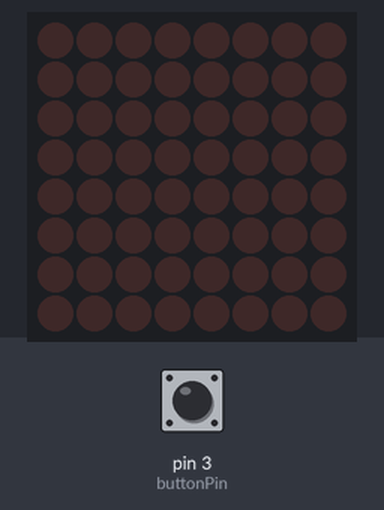
This sketch was run on a simulated Arduino Uno, built with avr-gcc and run on an emulated ATmega328P. Shown: 8×8 LED matrix. The test bench sets the inputs (shaded band); at power-on: pin 3 (buttonPin) LOW. Random numbers use the default seed unless the sketch sets one.

Above: at 1.2 s.
1.3 s: pin 3 (buttonPin) pulled HIGH for 1 s
At 2.8 s:
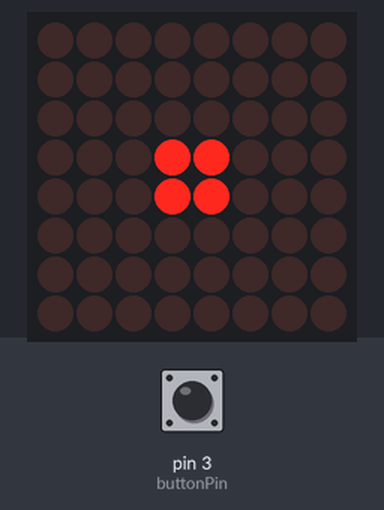
4.3 s: pin 3 (buttonPin) pulled HIGH for 0.15 s
At 4.9 s:
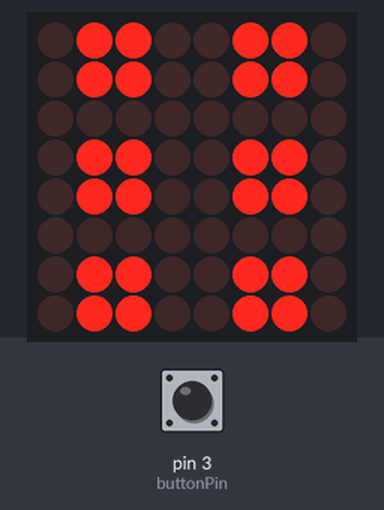
5.9 s: pin 3 (buttonPin) pulled HIGH for 3.2 s
At 9.8 s:
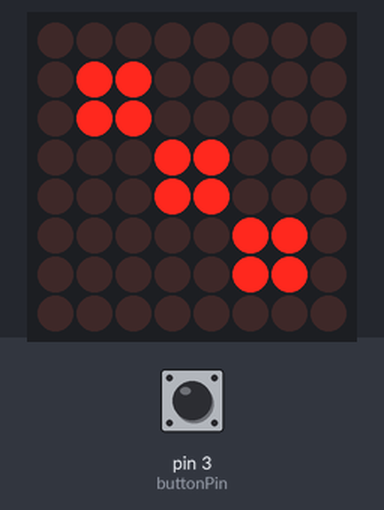
10.6 s: pin 3 (buttonPin) pulled HIGH for 3.2 s
At 12.66 s:
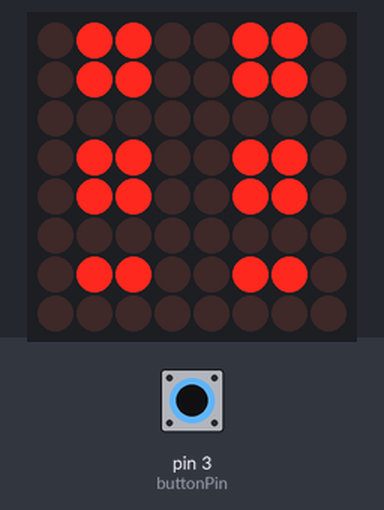
15.3 s: pin 3 (buttonPin) driven HIGH
At 18.01 s:
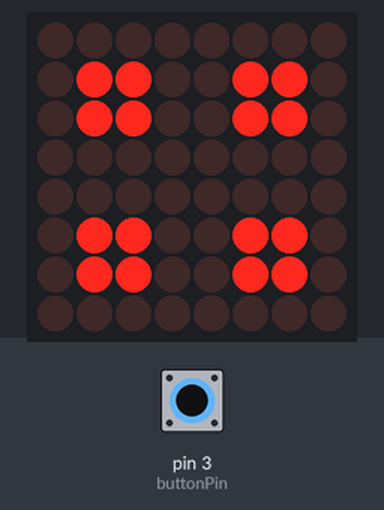

Measured:
- after the input at 4.3 s, the display: first changes at once (image 2 shows a later state)
- after the input at 5.9 s, the display: first changes after 0.16 s (image 3 shows a later state)
- after the input at 10.6 s, the display: first changes after 0.18 s (image 4 shows a later state)
- after the input at 15.3 s, the display: first changes at once (image 5 shows a later state)

The sketch:

DiceLEDGrid.ino
```cpp
#include "LedControl.h"

byte one[] = { 0x00, 0x00, 0x00, B00011000, B00011000, 0x00, 0x00, 0x00 };
byte two[] = { 0x00, B01100000, B01100000, 0x00, 0x00, B00000110, B00000110, 0x00 };
byte three[] = { 0x00, B01100000, B01100000, B00011000, B00011000, B00000110, B00000110, 0x00 };
byte four[] = { 0x00, B01100110, B01100110, 0x00, 0x00, B01100110, B01100110, 0x00 };
byte five[] = { 0x00, B01100110, B01100110, B00011000, B00011000, B01100110, B01100110, 0x00 };
byte six[] = { B01100110, B01100110, 0x00, B01100110, B01100110, 0x00, B01100110, B01100110 };

byte arr[6][8] = {{ 0x00, 0x00, 0x00, B00011000, B00011000, 0x00, 0x00, 0x00 },
        { 0x00, B01100000, B01100000, 0x00, 0x00, B00000110, B00000110, 0x00 },
         { 0x00, B01100000, B01100000, B00011000, B00011000, B00000110, B00000110, 0x00 },
         { 0x00, B01100110, B01100110, 0x00, 0x00, B01100110, B01100110, 0x00 },
         { 0x00, B01100110, B01100110, B00011000, B00011000, B01100110, B01100110, 0x00 },
         { B01100110, B01100110, 0x00, B01100110, B01100110, 0x00, B01100110, B01100110 }};

int buttonState = 0;

int buttonPin = 3;

int DIN = 10;
int CS =  11;
int CLK = 12;

int address = 0;


// The LED Matrix object
LedControl lc = LedControl(DIN,CLK,CS,1);

void setup() {
  // Sets pins for button inputs
  pinMode(buttonPin, INPUT);

  randomSeed(analogRead(0));

 /*
   The MAX72XX is in power-saving mode on startup,
   we have to do a wakeup call
   */
  lc.shutdown(address,false);
  /* Set the brightness to a medium values */
  lc.setIntensity(address,8);
  /* and clear the display */
  lc.clearDisplay(address);

}

void selectValue(int randVal){


  // Sets the bit number from arr[index] to be turned on
  // For example arr[i] = 7 then the 7th LED in the row will be on, everything else is off.
  for(int i = 0; i < 8; i++){

    lc.setRow(0,i, arr[randVal][i]);
    delay(20);

 }


}


void loop() {
  buttonState = digitalRead(buttonPin);

  if(buttonState == HIGH){
      int randVal = random(0,6);
    //pressAnimation();
    selectValue(randVal);
  }

}
```
